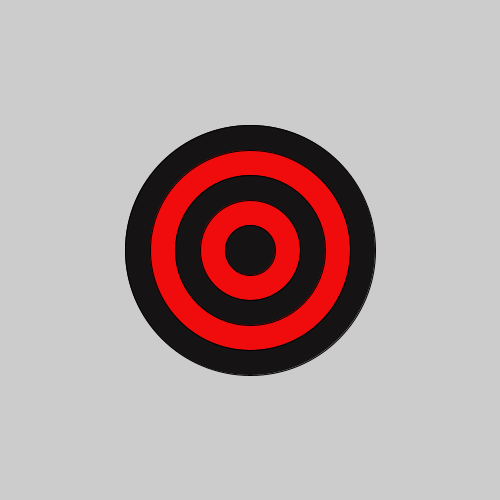
Frame 1 (no input)
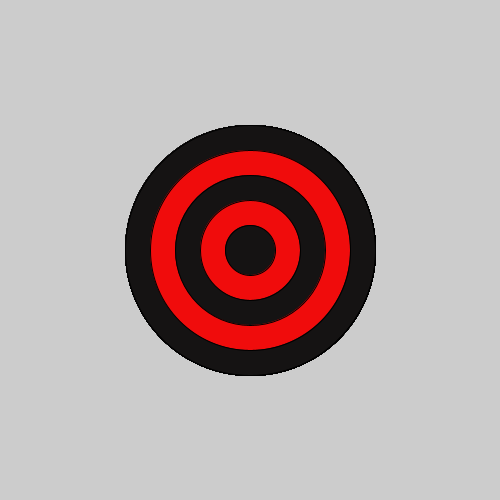
Frame 60 (the mouse pressed at the canvas centre just before this capture)
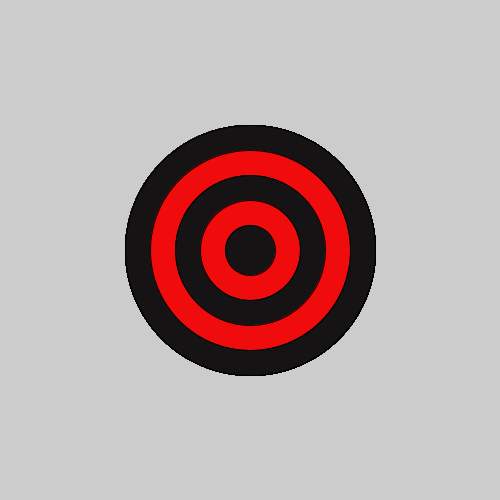
Frame 120 (the mouse held since frame 60 and released just before this capture)

The Processing sketch that drew these frames (run headless with seeded random() and noise(); from frame 60 on, the mouse is pressed at the canvas centre):

// Processing sketch: bullseye
// ── bullseye.pde

void setup() {
 
  // set the size of your sketch
  size(500,500);
}

void draw() {
  
  //Starting with the largest ellipse, use a for loop to draw a bullseye with ellipses.
  for(int i=0; i<5;i++){
  if(i % 2==0 ){
  fill(#151313);
  }
  else{
  fill(#F00C0C);
  }
  ellipse(250,250,250-50*i,250-50*i);
  }
  //Use an if statement and modulo to alternate the color of your rings.
  
  
}
